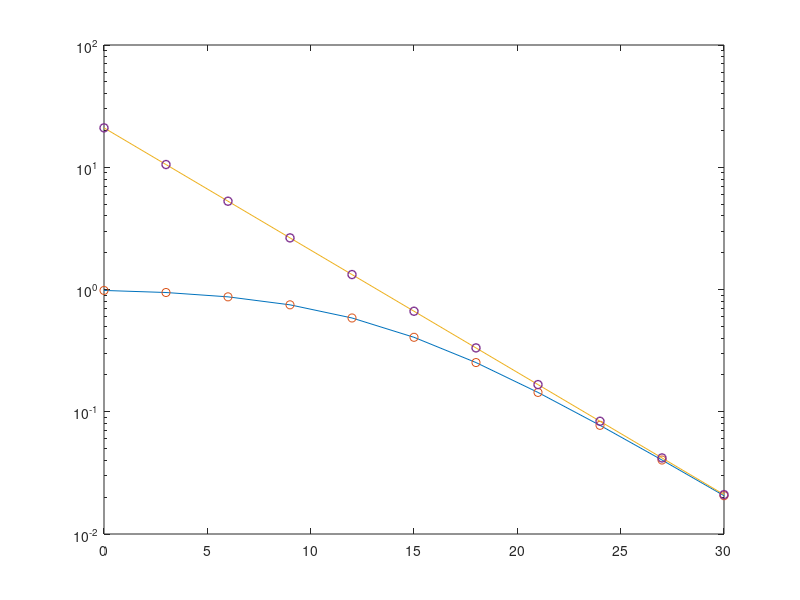

The MATLAB source for this figure:
clear all
Mt = 2; % Tx antenna (Mt > 1)
Mr = 2; % Rx antenna (Mr >= Mt)
Me = 2; % eavesdropping antenna (Me >= Mt)
SNRr_dB = [0:3:30]; % average SNR at Rx (in dB)
SNRr = 10.^(SNRr_dB/10);
SNRe_dB = 10*ones(size(SNRr_dB)); % average SNR at eavesdropper (in dB)
SNRe = 10.^(SNRe_dB/10);
R = 1; % target secrecy rate of 1 bits/s/Hz
%%%%%%%%%%%%%%%%%%%%%%%%%%%%%%%%%%%%%%%%%%%%%%%%%%%%%%%%%%%%%%%%%%%%%%%%%%%
po1 = zeros(size(SNRr)); % numerical integration for P_out,ZF
po2 = zeros(size(SNRr)); % exact closed-form expression (19) for P_out,ZF
for s = 1:length(SNRr)
    temp1 = 0;
    temp2 = 0;
    for k = 0:Mr-Mt
        temp1 = temp1 + integral(@(x) x.^(Me-Mt).*exp(-x/SNRe(s))./(factorial(Me-Mt)*SNRe(s)^(Me-Mt+1)).*...
                exp(-((2^R)*x+(2^R)-1)/SNRr(s)).*...
                1/(factorial(k)*SNRr(s)^k).*((2^R)*x+(2^R)-1).^k,0,inf);
        for l = 0:k
            temp2 = temp2 + 1/(factorial(k)*SNRr(s)^k)*nchoosek(k,l)*2^(l*R)*(2^R-1)^(k-l)*factorial(l+Me-Mt)/(1/SNRe(s)+2^R/SNRr(s))^l;
        end
    end
    po1(s) = 1 - temp1;
    po2(s) = 1 - exp(-(2^R-1)/SNRr(s))/(factorial(Me-Mt)*(1+2^R*SNRe(s)/SNRr(s))^(Me-Mt+1))*temp2;
end
%%%%%%%%%%%%%%%%%%%%%%%%%%%%%%%%%%%%%%%%%%%%%%%%%%%%%%%%%%%%%%%%%%%%%%%%%%%
ps1 = zeros(size(SNRr)); % asymptotic numerical integration for P_out,ZF
ps2 = zeros(size(SNRr)); % asymptotic closed-form expression (28) for P_out,ZF
for s = 1:length(SNRr)
    temp = 0;
    ps1(s) = ps1(s) + integral(@(x) exp(-x/SNRe(s)).*x.^(Me-Mt)./(factorial(Me-Mt)*SNRe(s)^(Me-Mt+1)).*...
             ((2^R)*x+(2^R)-1).^(Mr-Mt+1)/(factorial(Mr-Mt+1)*SNRr(s)^(Mr-Mt+1)),0,inf);                 
    for m = 0:Mr-Mt+1
        temp = temp + nchoosek(Mr-Mt+1,m)*2^(m*R)*(2^R-1)^(Mr-Mt+1-m)*SNRe(s)^m*factorial(Me-Mt+m);    
    end
    ps2(s) = temp/(factorial(Me-Mt)*factorial(Mr-Mt+1)*SNRr(s)^(Mr-Mt+1));
end
semilogy(SNRr_dB,po1,SNRr_dB,po2,'o',SNRr_dB,ps1,SNRr_dB,ps2,'o','linewidth',1) % plot P_out vs SNR